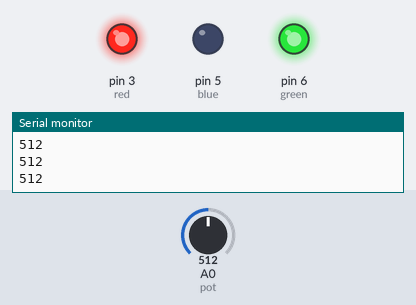
Recording of a sketch running on a simulated Arduino Uno, built with avr-gcc and run on an emulated ATmega328P. On the bench: output pins drawn as LEDs (lit = HIGH), the last lines printed to the serial monitor. The inputs (shaded band) are chosen by the test bench; at power-on: A0 (pot) = 512.

Above: at 1.2 s.
1.3 s: A0 (pot) set to 682
2.8 s: A0 (pot) set to 716
At 3.7 s:
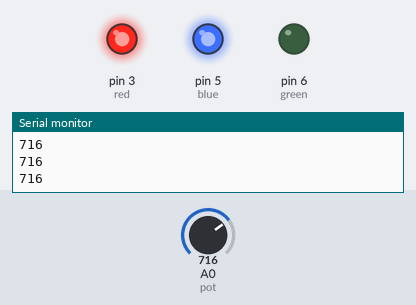
4.3 s: A0 (pot) set to 290
At 4.8 s:
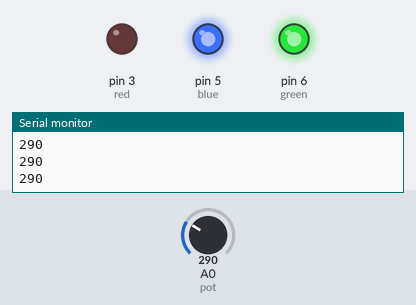
5.8 s: A0 (pot) set to 307
At 7.0 s:
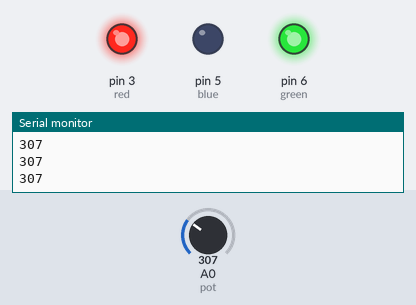
7.3 s: A0 (pot) set to 122
At 8.3 s:
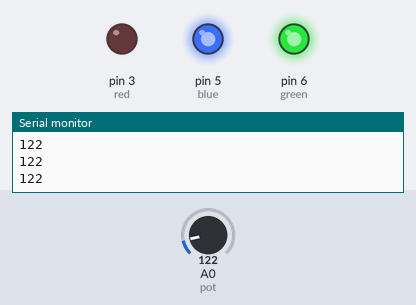
Timing chart, 0 to 9.8 s (numbered marks = the images above; inputs shaded):
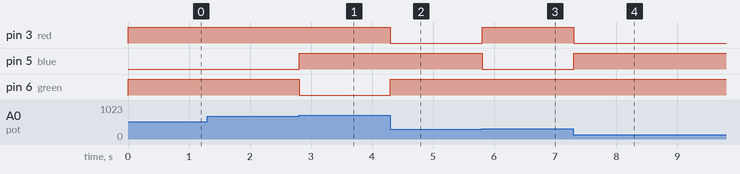

The sketch:

w6-task2.ino
```cpp
int leds[] = {3,5,6};
#define pot A0
int red=3;
int blue = 5;
int green = 6;

int val = 0;

void setup() {
  Serial.begin (9600);
  for(int i = 0; i<3; i++) pinMode(leds[i], OUTPUT);
  pinMode(red, OUTPUT);
  pinMode(blue, OUTPUT);
  pinMode(green, OUTPUT);
}

void loop() {
  Serial.println(analogRead(pot));
  if(analogRead(pot) < 300) change(255,0,0);
  if(analogRead(pot)>300 && analogRead(pot) < 700)change(0,255,0);
  if(analogRead(pot)>700)change(0,0,255);

}

void change(int red1, int blue1, int green1){
  analogWrite(red, 255-red1);
  analogWrite(blue, 255-blue1);
  analogWrite(green, 255-green1);
}
```

Measured:
- the behaviour switches between 700 and 701 on A0 (pot) (found by bisection; images 0 and 1)
- the behaviour switches between 300 and 301 on A0 (pot) (found by bisection; images 2 and 3)
- after the input at 2.8 s, pin 5 (blue): LOW → HIGH at once; pin 6 (green): HIGH → LOW at once
- after the input at 4.3 s, pin 3 (red): HIGH → LOW at once; pin 6 (green): LOW → HIGH at once
- after the input at 5.8 s, pin 3 (red): LOW → HIGH at once; pin 5 (blue): HIGH → LOW at once
- after the input at 7.3 s, pin 3 (red): HIGH → LOW at once; pin 5 (blue): LOW → HIGH at once
